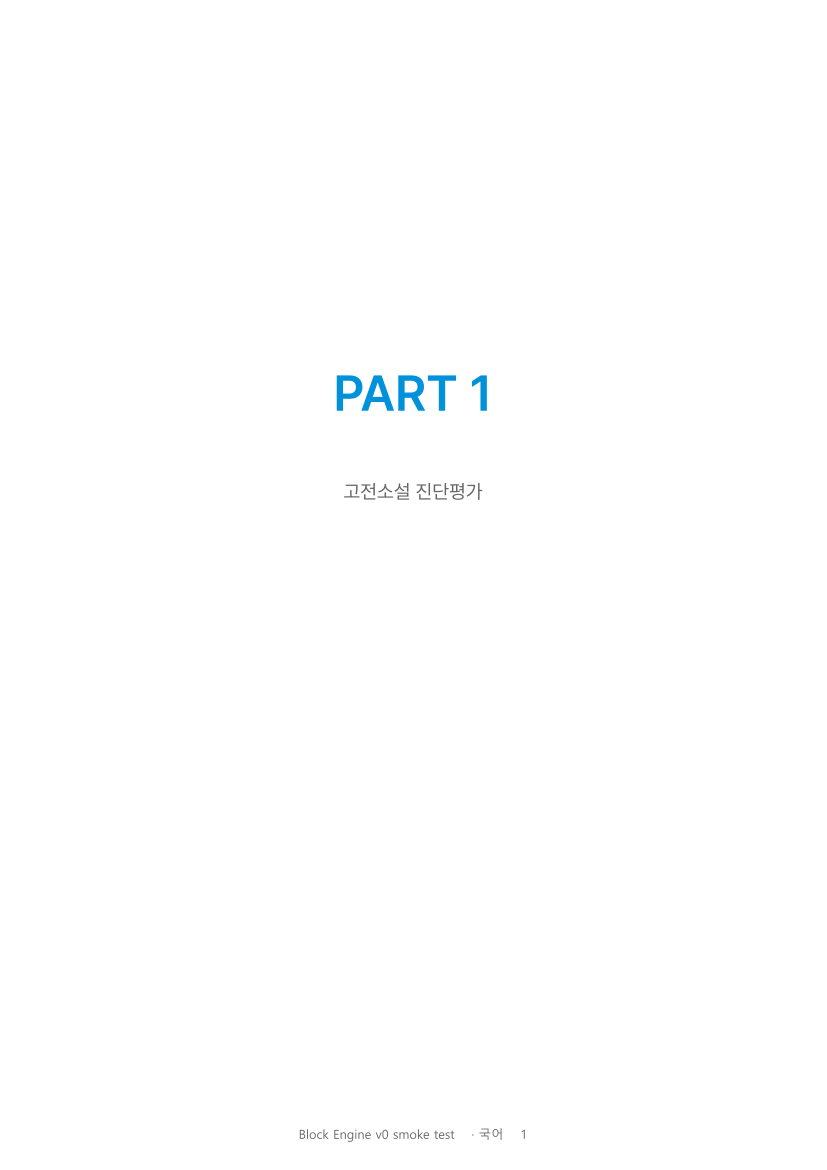

Write the Python code that produced this figure.
#!/usr/bin/env python
"""Preset Block Engine v0 smoke test.

UI에서 + PART / + 지문 / + 문제 / + 빠른 정답 버튼 차례로 누른 시나리오를
동등한 EduBook JSON으로 만들어 simply-classic main.typ 렌더 → PDF + PNG.

QA gallery sync용 산출물:
  experiments/idml-recon/block-engine-smoke.pdf
  experiments/idml-recon/block-engine-smoke-p{1,2,3}.png

확인 항목:
  - + PART → 표지 페이지로 나타남
  - + 지문 → 지문 박스 안에 들어감
  - + 문제 → 문제 스타일로 출력
  - + 빠른 정답 → 빠른 정답 페이지로 출력
"""
from __future__ import annotations

import json
import shutil
import subprocess
import sys
from pathlib import Path

try:
    sys.stdout.reconfigure(encoding="utf-8")
except AttributeError:
    pass

ROOT = Path(__file__).resolve().parent.parent.parent
WORK = ROOT / "experiments" / "idml-recon"
MAIN_TYP = ROOT / "typst-templates" / "edu" / "presets" / "simply-classic" / "main.typ"


def blocks_to_chapters(blocks):
    """web/lib/adapters/blocks-to-chapters.ts와 동등한 normalize."""
    chapters = []
    cur = None

    def flush():
        nonlocal cur
        if cur is not None:
            chapters.append(cur)
            cur = None

    for b in blocks:
        kind = b["kind"]
        if kind == "part-cover":
            flush()
            chapters.append({
                "type": "part-cover",
                "label": b["label"],
                "subtitle": b.get("subtitle", ""),
            })
        elif kind == "passage":
            if cur is None:
                cur = {"type": "passages", "passages": [], "questions": []}
            cur["passages"].append({
                "id": b["id"],
                "range": b.get("range"),
                "header": b.get("header", ""),
                "body": b.get("body", ""),
                "layout_mode": "default",
            })
        elif kind == "questions":
            if cur is None:
                cur = {"type": "passages", "passages": [], "questions": []}
            for q in b.get("questions", []):
                cur["questions"].append({
                    **q,
                    "passage_id": b.get("passage_id") or q.get("passage_id"),
                })
        elif kind == "quick-answer":
            flush()
            chapters.append({
                "type": "answer-key",
                "answers": b.get("answers", {}),
            })

    flush()
    if not chapters:
        chapters.append({"type": "passages", "passages": [], "questions": []})
    return chapters


def make_choice(idx, glyph, text):
    return {
        "index": idx,
        "glyph": glyph,
        "text": text,
        "has_placeholder": False,
    }


def make_question(number, passage_id, stem, choices):
    return {
        "number": number,
        "passage_id": passage_id,
        "stem": stem,
        "score": None,
        "choices": [make_choice(i + 1, g, t) for i, (g, t) in enumerate(choices)],
        "stem_has_placeholder": False,
        "any_choice_has_placeholder": False,
    }


def main():
    # 시나리오: PART 1 → 지문 1 → 문제 3개 → 빠른 정답
    blocks = [
        {
            "kind": "part-cover",
            "id": "part-1",
            "label": "PART 1",
            "subtitle": "고전소설 진단평가",
        },
        {
            "kind": "passage",
            "id": "p-1",
            "range": [1, 3],
            "header": "다음 글을 읽고 물음에 답하시오.",
            "body": (
                "심청이 인당수에 몸을 던지매 검은 물결이 잠깐 갈라지고 황금빛 광채가 "
                "둘러쌌으니, 이는 천상의 도움이라. 용궁 시녀들이 심청을 받들어 옥교에 "
                "태우니, 옥교는 사방이 영롱하여 인간 세계의 것이 아니었다.\n"
                "심청이 정신을 차려 좌우를 살펴보니, 산호 기둥에 진주 발이 드리워져 있고 "
                "수정 문이 빛났다. 시녀가 아뢰되, '낭자께서는 효성이 지극하시므로 옥황상제께서 "
                "특별히 명하시어 이곳에 모셨나이다.'"
            ),
        },
        {
            "kind": "questions",
            "id": "qs-1",
            "passage_id": "p-1",
            "questions": [
                make_question(
                    1, "p-1",
                    "윗글에 대한 설명으로 가장 적절한 것은?",
                    [
                        ("①", "사건이 시간 순서대로 전개된다."),
                        ("②", "공간 이동을 통해 사건이 진행된다."),
                        ("③", "회상을 통해 과거 사건을 재구성한다."),
                        ("④", "외양 묘사로 인물의 성격을 부각한다."),
                        ("⑤", "대화를 통해 인물의 가치관을 드러낸다."),
                    ],
                ),
                make_question(
                    2, "p-1",
                    "윗글의 인물에 대한 설명으로 적절하지 않은 것은?",
                    [
                        ("①", "심청은 자기 희생을 통해 부모를 구하려 한다."),
                        ("②", "용궁 시녀들은 심청을 정중히 대한다."),
                        ("③", "옥황상제는 심청의 효성을 인정한다."),
                        ("④", "심청은 인당수에서 천상의 도움을 받는다."),
                        ("⑤", "심청은 자신의 운명을 원망하고 있다."),
                    ],
                ),
                make_question(
                    3, "p-1",
                    "윗글의 서술상 특징으로 가장 적절한 것은?",
                    [
                        ("①", "전지적 작가 시점이 사용되었다."),
                        ("②", "1인칭 주인공 시점이 사용되었다."),
                        ("③", "독백을 통해 내면이 드러난다."),
                        ("④", "역사적 사건이 배경으로 활용된다."),
                        ("⑤", "비유적 표현 없이 사실 위주로 서술한다."),
                    ],
                ),
            ],
        },
        {
            "kind": "quick-answer",
            "id": "ak-1",
            "answers": {"1": "②", "2": "⑤", "3": "①"},
        },
    ]

    edu_book = {
        "meta": {
            "title": "Block Engine v0 smoke test",
            "author": "성진북스",
            "subject": "국어",
            "watermark": "성진북스 내부 조판",
        },
        "preset": "simply-classic",
        "options": {"size": "A4"},
        "chapters": blocks_to_chapters(blocks),
        "blocks": blocks,
    }

    # data.json 박고 컴파일
    data_path = ROOT / "data.json"
    data_path.write_text(json.dumps(edu_book, ensure_ascii=False, indent=2),
                          encoding="utf-8")

    pdf_path = WORK / "block-engine-smoke.pdf"
    print(f"[typst] compile → {pdf_path.relative_to(ROOT)}")
    proc = subprocess.run(
        ["typst", "compile", "--root", str(ROOT),
         str(MAIN_TYP), str(pdf_path)],
        capture_output=True,
    )
    try:
        data_path.unlink()
    except OSError:
        pass

    if proc.returncode != 0:
        print("[typst] compile failed:")
        print(proc.stderr.decode("utf-8", errors="replace")[:1500])
        return 2

    print(f"[pdf] → {pdf_path.relative_to(ROOT)} ({pdf_path.stat().st_size // 1024} KB)")

    try:
        import fitz  # type: ignore
    except ImportError:
        print("[png] PyMuPDF 없음 — PNG skip")
        return 0

    doc = fitz.open(str(pdf_path))
    n = len(doc)
    print(f"[pdf] pages: {n}")
    for i in range(min(3, n)):
        png_path = WORK / f"block-engine-smoke-p{i+1}.png"
        doc[i].get_pixmap(dpi=140).save(str(png_path))
        print(f"[png] p{i+1} → {png_path.relative_to(ROOT)}")
    doc.close()

    # 샘플 JSON도 따로 저장
    sample_path = WORK / "block-engine-smoke-sample.json"
    sample_path.write_text(json.dumps(edu_book, ensure_ascii=False, indent=2),
                           encoding="utf-8")
    print(f"[sample] → {sample_path.relative_to(ROOT)}")

    return 0


if __name__ == "__main__":
    sys.exit(main())
